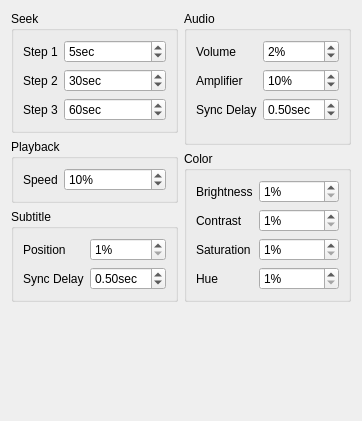
       <widget class="QWidget" name="ui_step">
        <layout class="QVBoxLayout" name="verticalLayout_24">
         <item>
          <layout class="QHBoxLayout" name="horizontalLayout_6">
           <item>
            <layout class="QVBoxLayout" name="verticalLayout_22">
             <item>
              <widget class="QGroupBox" name="groupBox_17">
               <property name="title">
                <string>Seek</string>
               </property>
               <layout class="QFormLayout" name="formLayout">
                <property name="fieldGrowthPolicy">
                 <enum>QFormLayout::AllNonFixedFieldsGrow</enum>
                </property>
                <item row="0" column="0">
                 <widget class="QLabel" name="aLabel_7">
                  <property name="text">
                   <string>Step 1</string>
                  </property>
                 </widget>
                </item>
                <item row="0" column="1">
                 <widget class="QSpinBox" name="seek_step1">
                  <property name="suffix">
                   <string>sec</string>
                  </property>
                  <property name="minimum">
                   <number>1</number>
                  </property>
                  <property name="maximum">
                   <number>300</number>
                  </property>
                  <property name="value">
                   <number>5</number>
                  </property>
                 </widget>
                </item>
                <item row="1" column="0">
                 <widget class="QLabel" name="aLabel_8">
                  <property name="text">
                   <string>Step 2</string>
                  </property>
                 </widget>
                </item>
                <item row="1" column="1">
                 <widget class="QSpinBox" name="seek_step2">
                  <property name="suffix">
                   <string>sec</string>
                  </property>
                  <property name="minimum">
                   <number>1</number>
                  </property>
                  <property name="maximum">
                   <number>600</number>
                  </property>
                  <property name="value">
                   <number>30</number>
                  </property>
                 </widget>
                </item>
                <item row="2" column="0">
                 <widget class="QLabel" name="aLabel_9">
                  <property name="text">
                   <string>Step 3</string>
                  </property>
                 </widget>
                </item>
                <item row="2" column="1">
                 <widget class="QSpinBox" name="seek_step3">
                  <property name="suffix">
                   <string>sec</string>
                  </property>
                  <property name="minimum">
                   <number>1</number>
                  </property>
                  <property name="maximum">
                   <number>600</number>
                  </property>
                  <property name="value">
                   <number>60</number>
                  </property>
                 </widget>
                </item>
               </layout>
              </widget>
             </item>
             <item>
              <widget class="QGroupBox" name="groupBox_19">
               <property name="title">
                <string>Playback</string>
               </property>
               <layout class="QFormLayout" name="formLayout_12">
                <property name="fieldGrowthPolicy">
                 <enum>QFormLayout::AllNonFixedFieldsGrow</enum>
                </property>
                <item row="0" column="0">
                 <widget class="QLabel" name="label_9">
                  <property name="text">
                   <string>Speed</string>
                  </property>
                 </widget>
                </item>
                <item row="0" column="1">
                 <widget class="QSpinBox" name="speed_step">
                  <property name="suffix">
                   <string notr="true">%</string>
                  </property>
                  <property name="minimum">
                   <number>1</number>
                  </property>
                  <property name="value">
                   <number>10</number>
                  </property>
                 </widget>
                </item>
               </layout>
              </widget>
             </item>
             <item>
              <widget class="QGroupBox" name="groupBox_21">
               <property name="title">
                <string>Subtitle</string>
               </property>
               <layout class="QFormLayout" name="formLayout_10">
                <item row="0" column="0">
                 <widget class="QLabel" name="label_10">
                  <property name="text">
                   <string>Position</string>
                  </property>
                 </widget>
                </item>
                <item row="0" column="1">
                 <widget class="QSpinBox" name="sub_pos_step">
                  <property name="suffix">
                   <string notr="true">%</string>
                  </property>
                  <property name="minimum">
                   <number>1</number>
                  </property>
                  <property name="value">
                   <number>1</number>
                  </property>
                 </widget>
                </item>
                <item row="1" column="0">
                 <widget class="QLabel" name="label_11">
                  <property name="text">
                   <string>Sync Delay</string>
                  </property>
                 </widget>
                </item>
                <item row="1" column="1">
                 <widget class="QDoubleSpinBox" name="sub_sync_step">
                  <property name="suffix">
                   <string>sec</string>
                  </property>
                  <property name="minimum">
                   <double>0.010000000000000</double>
                  </property>
                  <property name="singleStep">
                   <double>0.100000000000000</double>
                  </property>
                  <property name="value">
                   <double>0.500000000000000</double>
                  </property>
                 </widget>
                </item>
               </layout>
              </widget>
             </item>
            </layout>
           </item>
           <item>
            <layout class="QVBoxLayout" name="verticalLayout_23">
             <item>
              <widget class="QGroupBox" name="groupBox_20">
               <property name="title">
                <string>Audio</string>
               </property>
               <layout class="QFormLayout" name="formLayout_7">
                <item row="0" column="0">
                 <widget class="QLabel" name="label_18">
                  <property name="text">
                   <string>Volume</string>
                  </property>
                  <property name="alignment">
                   <set>Qt::AlignLeading|Qt::AlignLeft|Qt::AlignVCenter</set>
                  </property>
                 </widget>
                </item>
                <item row="0" column="1">
                 <widget class="QSpinBox" name="volume_step">
                  <property name="suffix">
                   <string notr="true">%</string>
                  </property>
                  <property name="minimum">
                   <number>1</number>
                  </property>
                  <property name="maximum">
                   <number>50</number>
                  </property>
                  <property name="value">
                   <number>2</number>
                  </property>
                 </widget>
                </item>
                <item row="1" column="0">
                 <widget class="QLabel" name="label_19">
                  <property name="text">
                   <string>Amplifier</string>
                  </property>
                  <property name="alignment">
                   <set>Qt::AlignLeading|Qt::AlignLeft|Qt::AlignVCenter</set>
                  </property>
                 </widget>
                </item>
                <item row="1" column="1">
                 <widget class="QSpinBox" name="amp_step">
                  <property name="suffix">
                   <string notr="true">%</string>
                  </property>
                  <property name="minimum">
                   <number>1</number>
                  </property>
                  <property name="maximum">
                   <number>50</number>
                  </property>
                  <property name="value">
                   <number>10</number>
                  </property>
                 </widget>
                </item>
                <item row="2" column="0">
                 <widget class="QLabel" name="label_39">
                  <property name="text">
                   <string>Sync Delay</string>
                  </property>
                 </widget>
                </item>
                <item row="2" column="1">
                 <widget class="QDoubleSpinBox" name="audio_sync_step">
                  <property name="suffix">
                   <string>sec</string>
                  </property>
                  <property name="minimum">
                   <double>0.010000000000000</double>
                  </property>
                  <property name="singleStep">
                   <double>0.100000000000000</double>
                  </property>
                  <property name="value">
                   <double>0.500000000000000</double>
                  </property>
                 </widget>
                </item>
               </layout>
              </widget>
             </item>
             <item>
              <widget class="QGroupBox" name="groupBox_18">
               <property name="title">
                <string>Color</string>
               </property>
               <layout class="QFormLayout" name="formLayout_4">
                <item row="0" column="0">
                 <widget class="QLabel" name="label_12">
                  <property name="text">
                   <string>Brightness</string>
                  </property>
                 </widget>
                </item>
                <item row="0" column="1">
                 <widget class="QSpinBox" name="brightness_step">
                  <property name="suffix">
                   <string notr="true">%</string>
                  </property>
                  <property name="minimum">
                   <number>1</number>
                  </property>
                  <property name="value">
                   <number>1</number>
                  </property>
                 </widget>
                </item>
                <item row="1" column="0">
                 <widget class="QLabel" name="label_14">
                  <property name="text">
                   <string>Contrast</string>
                  </property>
                 </widget>
                </item>
                <item row="1" column="1">
                 <widget class="QSpinBox" name="contrast_step">
                  <property name="suffix">
                   <string notr="true">%</string>
                  </property>
                  <property name="minimum">
                   <number>1</number>
                  </property>
                  <property name="value">
                   <number>1</number>
                  </property>
                 </widget>
                </item>
                <item row="2" column="0">
                 <widget class="QLabel" name="label_13">
                  <property name="text">
                   <string>Saturation</string>
                  </property>
                 </widget>
                </item>
                <item row="2" column="1">
                 <widget class="QSpinBox" name="saturation_step">
                  <property name="suffix">
                   <string notr="true">%</string>
                  </property>
                  <property name="minimum">
                   <number>1</number>
                  </property>
                  <property name="value">
                   <number>1</number>
                  </property>
                 </widget>
                </item>
                <item row="3" column="0">
                 <widget class="QLabel" name="label_20">
                  <property name="text">
                   <string>Hue</string>
                  </property>
                 </widget>
                </item>
                <item row="3" column="1">
                 <widget class="QSpinBox" name="hue_step">
                  <property name="suffix">
                   <string notr="true">%</string>
                  </property>
                  <property name="minimum">
                   <number>1</number>
                  </property>
                  <property name="value">
                   <number>1</number>
                  </property>
                 </widget>
                </item>
               </layout>
              </widget>
             </item>
            </layout>
           </item>
          </layout>
         </item>
         <item>
          <spacer name="verticalSpacer_6">
           <property name="orientation">
            <enum>Qt::Vertical</enum>
           </property>
           <property name="sizeHint" stdset="0">
            <size>
             <width>20</width>
             <height>108</height>
            </size>
           </property>
          </spacer>
         </item>
        </layout>
       </widget>
